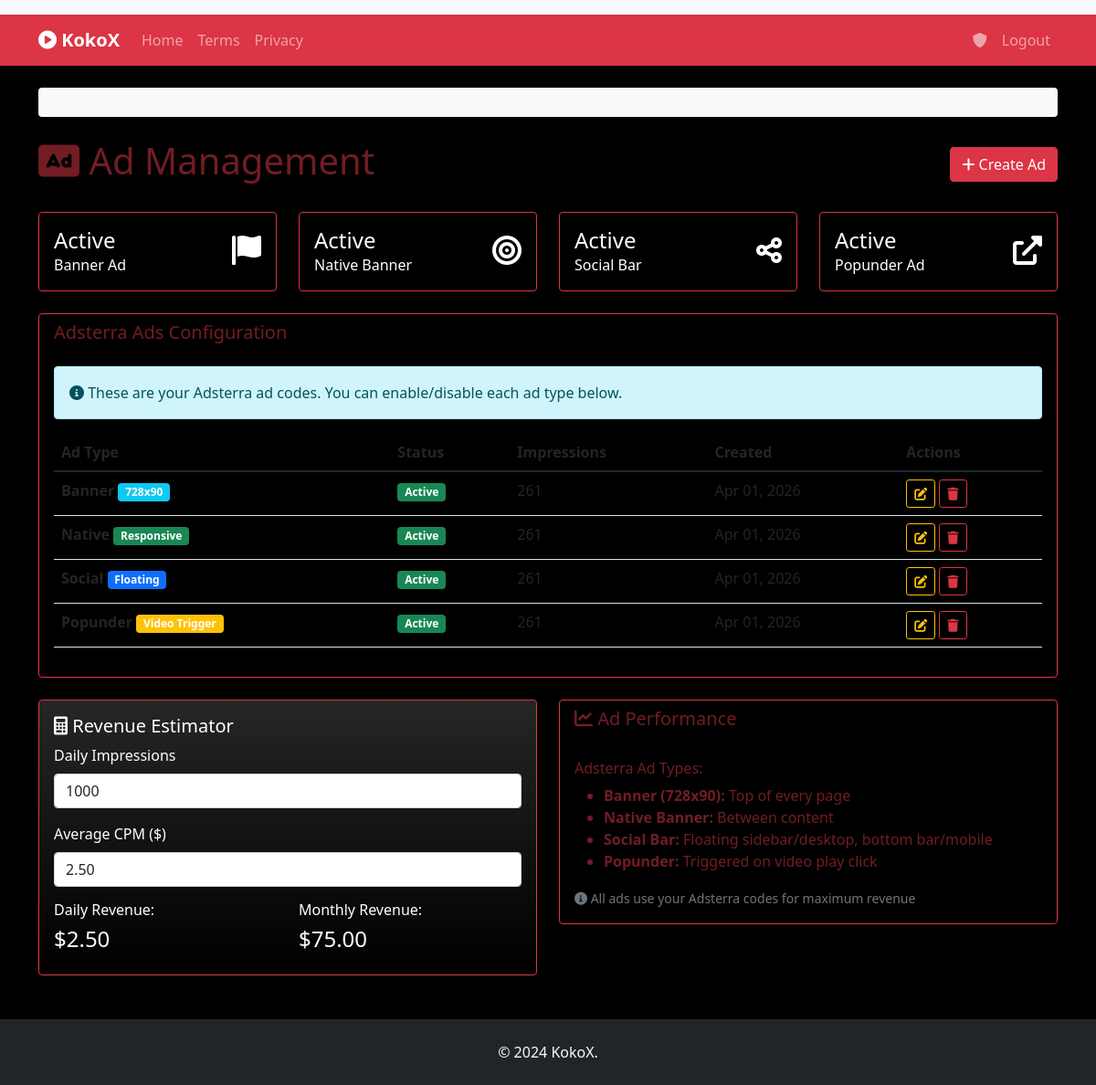
The app's page /admin/ads (signed in), older data.
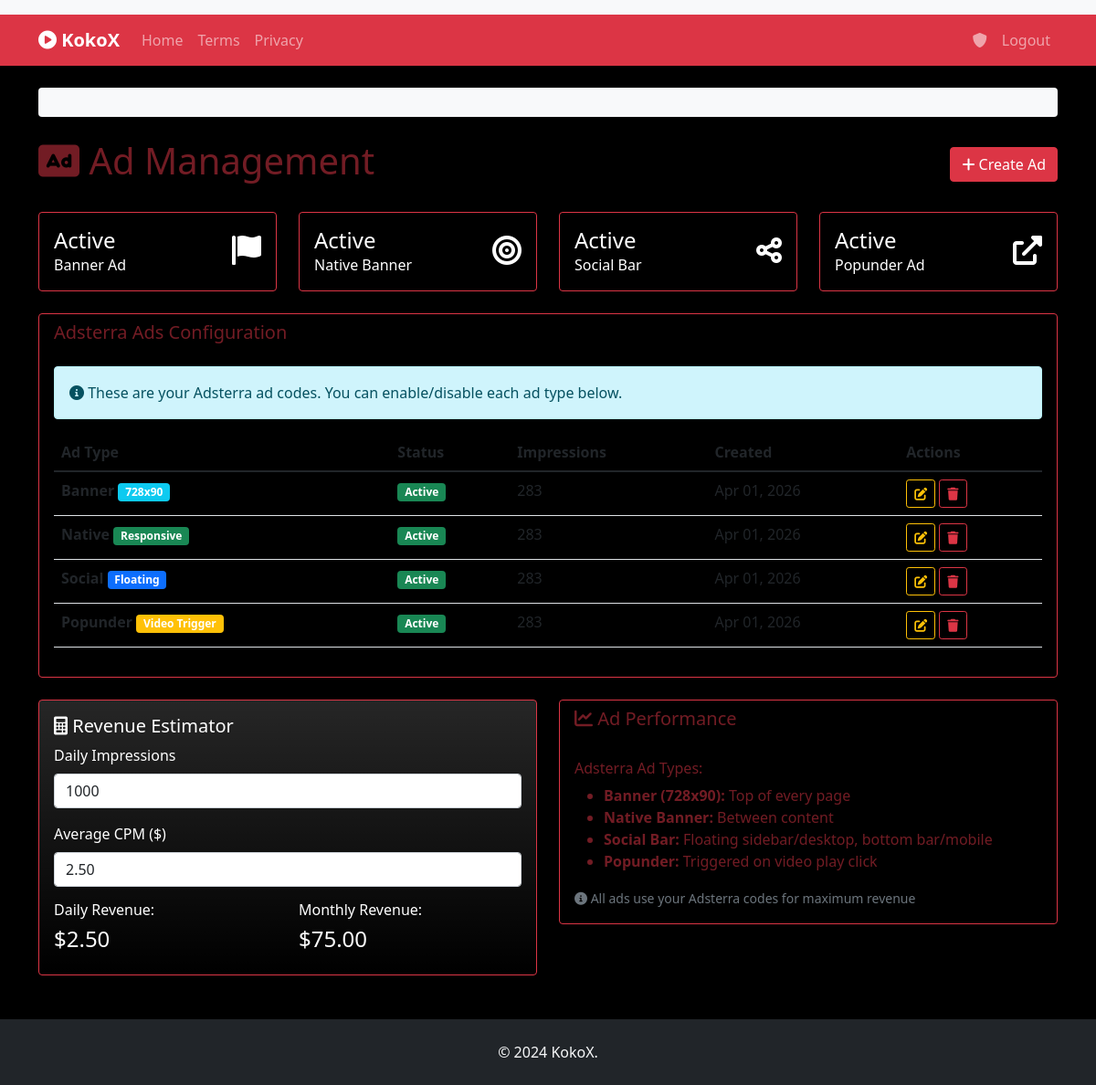
The same page, newer data.
### app.py (models this page shows)
class WebsiteConfig(db.Model):
    id = db.Column(db.Integer, primary_key=True)
    key = db.Column(db.String(100), unique=True, nullable=False)
    value = db.Column(db.Text)
    description = db.Column(db.String(200))
    created_at = db.Column(db.DateTime, default=datetime.utcnow)
    updated_at = db.Column(db.DateTime, default=datetime.utcnow, onupdate=datetime.utcnow)

class Ad(db.Model):
    id = db.Column(db.Integer, primary_key=True)
    name = db.Column(db.String(100), nullable=False)
    type = db.Column(db.String(20), nullable=False)  # 'banner', 'native', 'social', 'popunder'
    code = db.Column(db.Text)  # Adsterra code
    is_active = db.Column(db.Boolean, default=True)
    impressions = db.Column(db.Integer, default=0)
    created_at = db.Column(db.DateTime, default=datetime.utcnow)
    banner_code = db.Column(db.Text, default='''<script>
  atOptions = {
    'key' : '8222901a4a0a0abca1bf6e66669f066d',
    'format' : 'iframe',
    'height' : 90,
    'width' : 728,
    'params' : {}
  };
</script>
<script src="https://www.highperformanceformat.com/8222901a4a0a0abca1bf6e66669f066d/invoke.js"></script>''')
    native_code = db.Column(db.Text, default='''<script async="async" data-cfasync="false" src="https://pl27495792.profitablecpmratenetwork.com/8e51db288c92c2ddbe02fec1d76fb9ae/invoke.js"></script>
<div id="container-8e51db288c92c2ddbe02fec1d76fb9ae"></div>''')
    social_code = db.Column(db.Text, default='''<script src="https://pl27495784.profitablecpmratenetwork.com/b0/db/62/b0db62ad1f1a1d4102ccae80a8ecdf4a.js"></script>''')
    popunder_code = db.Column(db.Text, default='''<script src="https://pl27466028.profitablecpmratenetwork.com/1c/ec/ba/1cecba33959a73dc0225a98248e1e330.js"></script>''')

### app.py (the view)
@app.route('/admin/ads')
@login_required
def manage_ads():
    if not current_user.is_admin:
        flash('Access denied.')
        return redirect(url_for('index'))
    ads_list = Ad.query.all()
    ads_dict = {}
    for ad in ads_list:
        ads_dict[ad.type] = ad
    return render_template('ads.html', ads=ads_dict)

### app.py (called while the page is built)
@login_manager.user_loader
def load_user(user_id):
    return User.query.get(int(user_id))

@app.context_processor
def inject_theme():
    active_theme = Theme.query.filter_by(is_active=True).first()
    configs = WebsiteConfig.query.all()
    config_dict = {config.key: config.value for config in configs}
    categories = Category.query.order_by(Category.display_name.asc()).all()
    return {
        'active_theme': active_theme,
        'configs': config_dict,
        'categories': categories
    }

@app.context_processor
def inject_ads():
    ads = Ad.query.filter_by(is_active=True).all()
    ad_codes = {}
    for ad in ads:
        ad_codes[ad.type] = ad
    for ad in ads:
        ad.impressions += 1
        db.session.commit()
    return {'ads': ad_codes}

### templates/ads.html (shortened to what this page needs)
{% extends "base.html" %}
{% block content %}
<div class="row">
    <div class="col-12">
        <div class="d-flex justify-content-between align-items-center mb-4">
            <h1><i class="fas fa-ad"></i> Ad Management</h1>
            <a href="{{ url_for('create_ad') }}" class="btn btn-primary">
                <i class="fas fa-plus"></i> Create Ad
            </a>
        </div>
    </div>
</div>
<div class="row mb-4">
    <div class="col-md-3">
        <div class="card bg-primary text-white">
            <div class="card-body">
                <div class="d-flex align-items-center">
                    <div class="flex-grow-1">
                        <h4 class="mb-0">{% if ads.banner %}Active{% else %}Inactive{% endif %}</h4>
                        <p class="mb-0">Banner Ad</p>
                    </div>
                    <div>
                        <i class="fas fa-flag fa-2x"></i>
                    </div>
                </div>
            </div>
        </div>
    </div>
    <div class="col-md-3">
        <div class="card bg-success text-white">
            <div class="card-body">
                <div class="d-flex align-items-center">
                    <div class="flex-grow-1">
                        <h4 class="mb-0">{% if ads.native %}Active{% else %}Inactive{% endif %}</h4>
                        <p class="mb-0">Native Banner</p>
                    </div>
                    <div>
                        <i class="fas fa-bullseye fa-2x"></i>
                    </div>
                </div>
            </div>
        </div>
    </div>
    <div class="col-md-3">
        <div class="card bg-info text-white">
            <div class="card-body">
                <div class="d-flex align-items-center">
                    <div class="flex-grow-1">
                        <h4 class="mb-0">{% if ads.social %}Active{% else %}Inactive{% endif %}</h4>
                        <p class="mb-0">Social Bar</p>
                    </div>
                    <div>
                        <i class="fas fa-share-alt fa-2x"></i>
                    </div>
                </div>
            </div>
        </div>
    </div>
    <div class="col-md-3">
        <div class="card bg-warning text-white">
            <div class="card-body">
                <div class="d-flex align-items-center">
                    <div class="flex-grow-1">
                        <h4 class="mb-0">{% if ads.popunder %}Active{% else %}Inactive{% endif %}</h4>
                        <p class="mb-0">Popunder Ad</p>
                    </div>
                    <div>
                        <i class="fas fa-external-link-alt fa-2x"></i>
                    </div>
                </div>
            </div>
        </div>
    </div>
</div>
<div class="row">
    <div class="col-12">
        <div class="card">
            <div class="card-header">
                <h5 class="mb-0">Adsterra Ads Configuration</h5>
            </div>
            <div class="card-body">
                <div class="alert alert-info">
                    <i class="fas fa-info-circle"></i> These are your Adsterra ad codes. You can enable/disable each ad type below.
                </div>
                {% if ads %}
                <div class="table-responsive">
                    <table class="table table-striped">
                        <thead>
                            <tr>
                                <th>Ad Type</th>
                                <th>Status</th>
                                <th>Impressions</th>
                                <th>Created</th>
                                <th>Actions</th>
                            </tr>
                        </thead>
                        <tbody>
                            {% for ad_type, ad in ads.items() %}
                            {% if ad %}
                            <tr>
                                <td>
                                    <strong>{{ ad_type.title() }}</strong>
                                    {% if ad_type == 'banner' %}
                                    <span class="badge bg-info">728x90</span>
                                    {% elif ad_type == 'native' %}
                                    <span class="badge bg-success">Responsive</span>
                                    {% elif ad_type == 'social' %}
                                    <span class="badge bg-primary">Floating</span>
                                    {% elif ad_type == 'popunder' %}
                                    <span class="badge bg-warning">Video Trigger</span>
                                    {% endif %}
                                </td>
                                <td>
                                    {% if ad.is_active %}
                                    <span class="badge bg-success">Active</span>
                                    {% else %}
                                    <span class="badge bg-secondary">Inactive</span>
                                    {% endif %}
                                </td>
                                <td>{{ "{:,}".format(ad.impressions) }}</td>
                                <td>{{ ad.created_at.strftime('%b %d, %Y') }}</td>
                                <td>
                                    <a href="{{ url_for('edit_ad', ad_id=ad.id) }}" class="btn btn-sm btn-outline-warning">
                                        <i class="fas fa-edit"></i>
                                    </a>
                                    <button class="btn btn-sm btn-outline-danger" onclick="deleteAd({{ ad.id|safe }})">
                                        <i class="fas fa-trash"></i>
                                    </button>
                                </td>
                            </tr>
                            {% endif %}
                            {% endfor %}
                        </tbody>
                    </table>
                </div>
                {% endif %}
            </div>
        </div>
    </div>
</div>
<div class="row mt-4">
    <div class="col-md-6">
        <div class="card bg-gradient" style="background: linear-gradient(45deg, #667eea 0%, #764ba2 100%); color: white;">
            <div class="card-body">
                <h5><i class="fas fa-calculator"></i> Revenue Estimator</h5>
                <div class="mb-3">
                    <label class="form-label">Daily Impressions</label>
                    <input type="number" class="form-control" id="dailyImpressions" value="1000">
                </div>
                <div class="mb-3">
                    <label class="form-label">Average CPM ($)</label>
                    <input type="number" class="form-control" id="avgCPM" value="2.50" step="0.01">
                </div>
                <div class="row">
                    <div class="col-6">
                        <h6>Daily Revenue:</h6>
                        <h4 id="dailyRevenue">$2.50</h4>
                    </div>
                    <div class="col-6">
                        <h6>Monthly Revenue:</h6>
                        <h4 id="monthlyRevenue">$75.00</h4>
                    </div>
                </div>
            </div>
        </div>
    </div>
    <div class="col-md-6">
        <div class="card">
            <div class="card-header">
                <h5><i class="fas fa-chart-line"></i> Ad Performance</h5>
            </div>
            <div class="card-body">
                <h6>Adsterra Ad Types:</h6>
                <ul>
                    <li><strong>Banner (728x90):</strong> Top of every page</li>
                    <li><strong>Native Banner:</strong> Between content</li>
                    <li><strong>Social Bar:</strong> Floating sidebar/desktop, bottom bar/mobile</li>
                    <li><strong>Popunder:</strong> Triggered on video play click</li>
                </ul>
                <div class="mt-3">
                    <small class="text-muted">
                        <i class="fas fa-info-circle"></i> All ads use your Adsterra codes for maximum revenue
                    </small>
                </div>
            </div>
        </div>
    </div>
</div>
{% endblock %}

### templates/base.html (shortened to what this page needs)
<!DOCTYPE html>
<html lang="en">
<head>
    <link href="https://cdn.jsdelivr.net/npm/bootstrap@5.1.3/dist/css/bootstrap.min.css" rel="stylesheet">
    <link href="https://cdnjs.cloudflare.com/ajax/libs/font-awesome/6.0.0/css/all.min.css" rel="stylesheet">
</head>
<body>
    {% if ads.banner %}
    <div class="container-fluid bg-light py-2">
    </div>
    {% endif %}
    <nav class="navbar navbar-expand-lg navbar-dark bg-dark">
        <div class="container">
            <a class="navbar-brand" href="{{ url_for('index') }}">
                <i class="fas fa-play-circle"></i> {{ configs.get('site_title', 'KokoX').split(' - ')[0] }}
            </a>
            <div class="collapse navbar-collapse" id="navbarNav">
                <ul class="navbar-nav me-auto mb-2 mb-lg-0">
                    <li class="nav-item">
                        <a class="nav-link" href="{{ url_for('index') }}">Home</a>
                    </li>
                    <li class="nav-item">
                        <a class="nav-link" href="{{ url_for('terms') }}">Terms</a>
                    </li>
                    <li class="nav-item">
                        <a class="nav-link" href="{{ url_for('privacy') }}">Privacy</a>
                    </li>
                </ul>
                <ul class="navbar-nav">
                    {% if current_user.is_authenticated and current_user.is_admin %}
                    <li class="nav-item">
                        <a class="nav-link" href="{{ url_for('admin') }}">
                            <i class="fas fa-shield-alt"></i>
                        </a>
                    </li>
                    <li class="nav-item">
                        <a class="nav-link" href="{{ url_for('logout') }}">Logout</a>
                    </li>
                    {% else %}
                    <li class="nav-item">
                        <a class="nav-link" href="{{ url_for('login') }}">
                            <i class="fas fa-shield-alt"></i>
                        </a>
                    </li>
                    {% endif %}
                </ul>
            </div>
        </div>
    </nav>
    {% if ads.native and ads.native.is_active %}
    <div class="container mt-4">
        <div class="native-ad bg-light rounded p-3">
        </div>
    </div>
    {% endif %}
    <main class="container mt-4">
        {% block content %}{% endblock %}
    </main>
    <footer class="bg-dark text-light py-4 mt-5">
        <div class="container text-center">
            <p class="mb-0">{{ configs.get('footer_text', ' 2024 KokoX. All rights reserved.') }}</p>
        </div>
    </footer>
</body>
</html>

Row changes from the older to the newer data that the page shows:
changed Ad "Banner": impressions "261" → "283"
changed Ad "Native": impressions "261" → "283"
changed Ad "Social": impressions "261" → "283"
changed Ad "Popunder": impressions "261" → "283"
